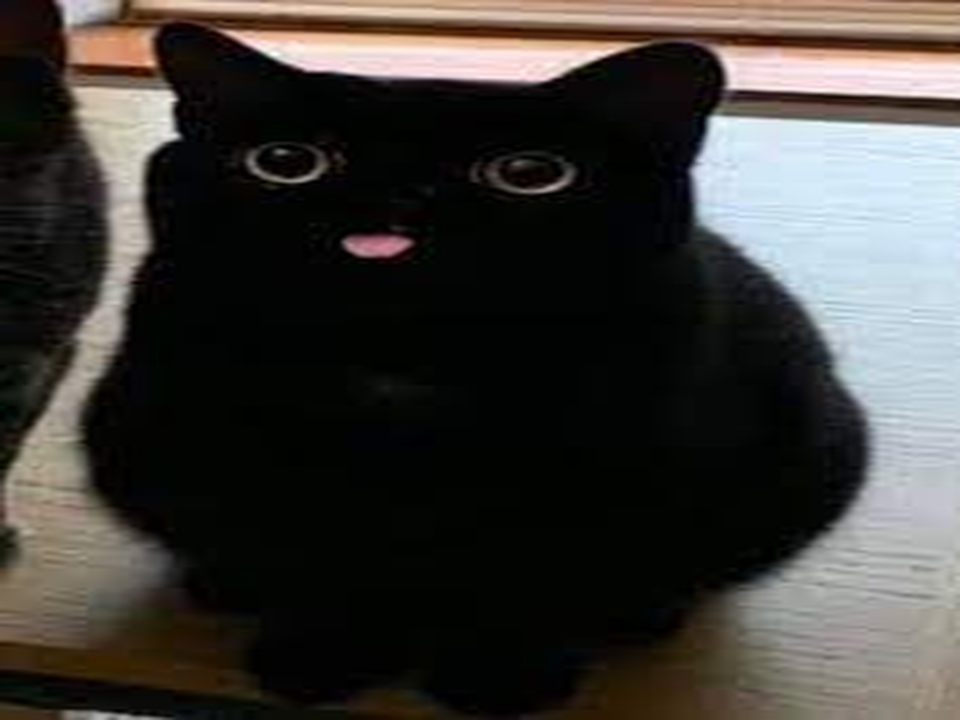
#> input picture resize_img/half.png, 960 x 720 px
$ python halfgray.py
#> lines starting #> are read from the running program, lines starting #| are printed output that depends on the picture
import cv2

img = cv2.imread('../resize_img/half.png')
#> img is the input picture: shape (720, 960, 3); mean B, G, R 56.5, 59.9, 62.3
gimg = cv2.cvtColor(img, cv2.COLOR_BGR2GRAY)
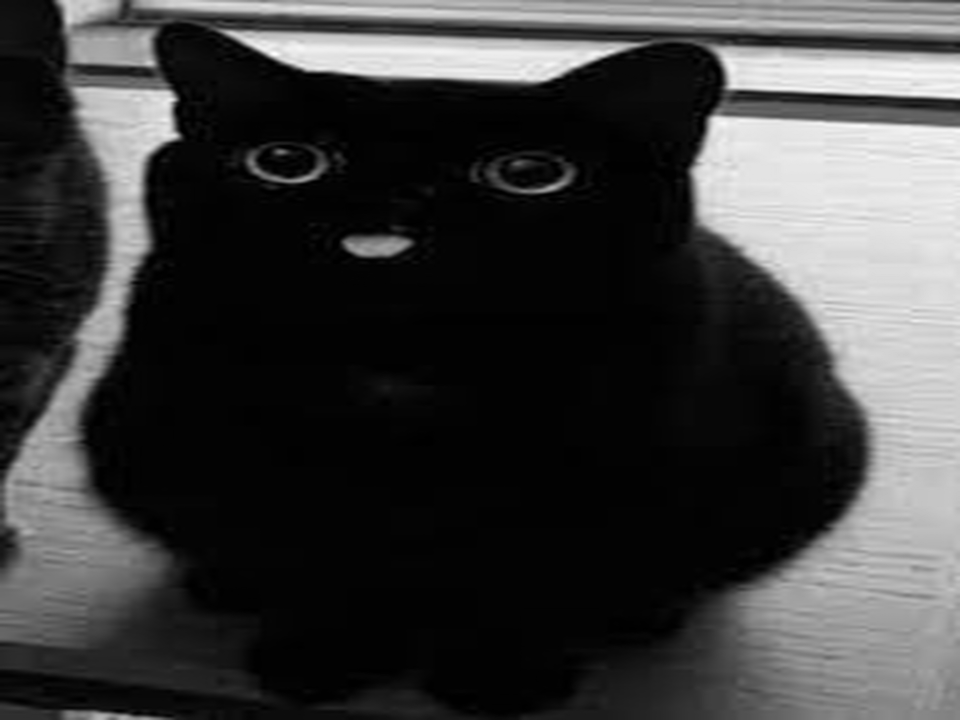
#> gimg: shape (720, 960); min 0, max 255, mean 60.2

cv2.imwrite('../resize_img/test1_halfgray.png', gimg)
print(gimg.shape)
#| (720, 960)
